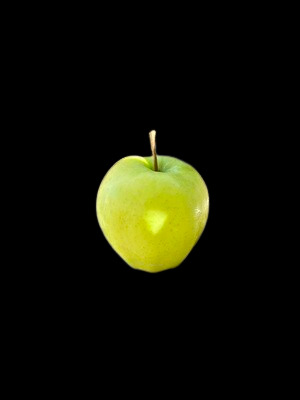
#> input picture images/apple2.jpg, 300 x 400 px
$ jupyter execute --allow-errors image.ipynb
#> lines starting #> are read from the running program, lines starting #| are printed output that depends on the picture; after the words box and inside, x2 and y2 are one past the last pixel; in counts of white or black regions, pixels touching at a corner belong together
[cell 1]
import cv2 as cv
import numpy as np
from matplotlib import pyplot as plt
import math
# from bresenham import bresenham
import pybresenham as bresenham

# [4 lines of commented-out code are left out]

[cell 2]
#remove bg first externally as grabCut removes channel data
img0 = cv.imread('images/apple2.jpg')
#> img0 is the input picture: shape (400, 300, 3); mean B, G, R 5, 17.8, 17
RGB_img = cv.cvtColor(img0, cv.COLOR_BGR2RGB)
#gray = cv.cvtColor(img0, cv.COLOR_BGR2GRAY)

#Grayscale
gray = RGB_img.copy()

for y in range(len(gray)):
    for x in range(len(gray[y])):
        #print(gray[x][y][0], gray[x][y])
        r = gray[y][x][0]
        g = gray[y][x][1]
        b = gray[y][x][2]
        #print(r,g,b)
        # gr = (r + g + b) / 3; // simple
        gr = r * 0.299 + g * 0.587 + b * 0.0114 #LUMA ratios

        gray[y][x][0] = gray[y][x][1] = gray[y][x][2] = gr
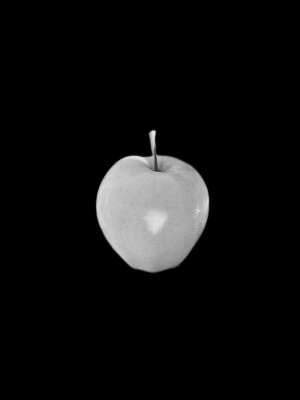
#> gray: shape (400, 300, 3); min 0, max 228, mean 15.6

print(gray.shape)
#| (400, 300, 3)
print(gray[156][143])
#| [31 31 31]

plt.subplot(121),plt.imshow(RGB_img)
plt.title('Original Image'), plt.xticks([]), plt.yticks([])

plt.subplot(122),plt.imshow(gray)
plt.title('Gray Image'), plt.xticks([]), plt.yticks([])

plt.show()
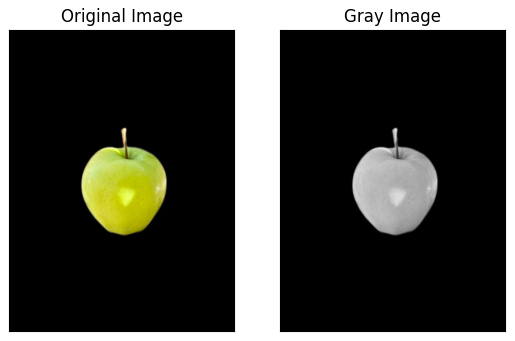
#> figure drawn by matplotlib, 2 panels

[cell 3]
# [14 lines of commented-out code are left out]

[cell 4]
# [35 lines of commented-out code are left out]

[cell 5]
# [12 lines of commented-out code are left out]

[cell 6]
# [7 lines of commented-out code are left out]

[cell 7]
# [15 lines of commented-out code are left out]

edges = cv.Canny(gray,300,400)
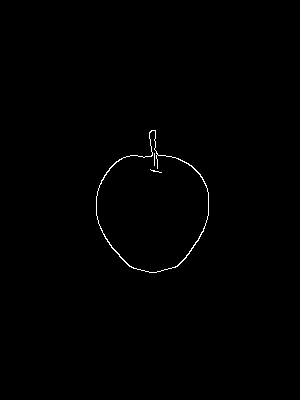
#> edges: shape (400, 300); 0.43% white in thin lines or dots, all inside (x1, y1, x2, y2) = (96, 130, 209, 273)


# #Edge detection
# import math
# edges = gray.copy()

# #horizontal edge detection / vertical lines
# matrixY = [
#     [1, 2, 1],
#     [0, 0, 0],
#     [1, 2, 1]
# ]
# #vertical edge detection / horizontal lines
# matrixX = [
#     [1, 0, 1],
#     [2, 0, 2],
#     [1, 0, 1]
# ]

# def convolution(y, x, matrix, img):
#     totalRed = 0;
#     totalGreen = 0;
#     totalBlue = 0;
#     offset = math.floor((len(matrix) / 2));

#     #convolution matrix loop
#     for i in range(len(matrix)):
#         for j in range(len(matrix[i])):
#             #Get pixel loc within convolution matrix
#             yloc = y + i - offset
#             xloc = x + j - offset

#             #index = (yloc + img.width * xloc) * 4;
#             #ensure we don't address a pixel that doesn't exist
#             # cY = min(yloc, max(0, len(img) - 1));
#             # cX = min(xloc, max(0, len(img) - 1));

#             #multiply all values with the mask and sum up
#             totalRed += edges[yloc-1][xloc-1][0] * matrix[i][j]
#             # totalGreen += img[yloc-1][xloc-1][1] * matrix[i][j]
#             # totalBlue += img[yloc-1][xloc-1][2] * matrix[i][j]

#     #return the new color as an array
#     return [totalRed]

# for y in range(len(edges)):
#   for x in range(len(edges[y])):
#       #print(convolution(y,x,matrixX, edges))

#       cX = convolution(y, x, matrixY, edges)
#       cY = convolution(y, x, matrixX, edges)

#       # cX = map(abs(cX[0]), 0, 1020, 0, 255)
#       # cY = map(abs(cY[0]), 0, 1020, 0, 255)
#       combo = cX[0] + cY[0];

#       #print(cX[0], cY[0], combo)

#       edges[y][x][0] = combo;
#       edges[y][x][1] = combo;
#       edges[y][x][2] = combo;

        #print(edges[y][x])


plt.subplot(121),plt.imshow(gray)
plt.title('Original Image'), plt.xticks([]), plt.yticks([])

#plt.subplot(122),plt.imshow(edges,cmap = 'gray')
plt.subplot(122),plt.imshow(edges)
plt.title('Edge Image'), plt.xticks([]), plt.yticks([])

plt.show()
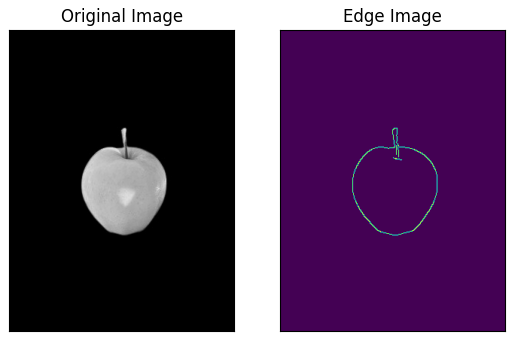
#> figure drawn by matplotlib, 2 panels
cv.imwrite('edgesImg.jpg', edges)
#> Out = True

[cell 8]
arr = []

for y in range(len(edges)):
    for x in range(len(edges[y])):
        if edges[y][x] == 255:
            #display white values
            #print(y,x, edges[x][y])

            arr.append((y,x)) #row - y, col - x
#> after the loop, arr = 521 pairs, first value 130 to 272, second value 96 to 208
# print(arr)

[cell 9]
#show what principle will the vertices creation follow
dotImg = np.zeros((400, 300, 3), dtype = np.uint8)

outVerts = []

#even only
poly = 20

for i in arr[::poly]: #start ind:end ind:step, resolution=10
    cv.circle(dotImg, (i[1],i[0]), 2, (255, 0, 0)) #do the same for vertices (initially 2d)
    outVerts.append((i[1], i[0]))
#> this loop made 27 passes
#> i on passes 1 to 12: (130, 151), (137, 155), (147, 155), (155, 132), (156, 128), (156, 170), (159, 119), (161, 182), (164, 157), (168, 109), (171, 154), (174, 200)
#> after the loop, outVerts = 27 pairs, first value 96 to 203, second value 130 to 272

plt.subplot(121),plt.imshow(edges,cmap = 'gray')
plt.title('Edge Image'), plt.xticks([]), plt.yticks([])

plt.subplot(122),plt.imshow(dotImg)
plt.title('Dot Image'), plt.xticks([]), plt.yticks([])

# print(outVerts)

[cell 10]
#dist creation (problem with arr2, erases some important vals, fix?)
# dist = 0

# #couple opposite vertices together based on the same y value
arr2 = []

for i in range(len(arr))[::poly]:
    for j in range(len(arr)):
        if (arr[i][0] == arr[j][0]):
            if (arr[i] != arr[j]):
                arr2.append(arr[i])
                arr2.append(arr[j])
                break
#> this loop made 27 passes
#> i on passes 2 to 13: 20, 40, 60, 80, 100, 120, 140, 160, 180, 200, 220, 240
#> after the loop, arr2 = 54 pairs, first value 130 to 272, second value 96 to 208

# [6 lines of commented-out code are left out]

[cell 11]
#find distance between opposite vertices
distArr = []

for i in range(len(arr2)):
    n = i+1
    if (i == 0):
        dist = arr2[i][1] - arr2[n][1]
        distArr.append(abs(dist))
    else:
        if (len(arr2) % 2 != 0):
            if (n % 2 == 0 and n != len(arr2)-1):
                dist = arr2[n][1] - arr2[n+1][1]
                distArr.append(abs(dist))
        else:
            if (n % 2 == 0 and n != len(arr2)):
                dist = arr2[n][1] - arr2[n+1][1]
                distArr.append(abs(dist))
#> this loop made 54 passes
#> dist on passes 1, 2, 4, 6, 8, 10, 12, 14, 16, 18, 20, 22: -1, 6, 4, 2, 2, 44, -1, 66, 44, -1, 47, 95
#> after the loop, distArr = 27 values, max 112 at index 14, min 1 at index 0, mean 51.85
print('distArr: ', distArr)
#| distArr:  [1, 6, 4, 2, 2, 44, 1, 66, 44, 1, 47, 95, 102, 109, 112, 112, 110, 103, 96, 90, 82, 1, 64, 54, 43, 2, 7]
print(len(distArr))
#| 27

[cell 12]
#find coords of lines connecting opposite verteces (apply Bresenham algorithm)
lineImg = dotImg.copy()
arr3 = []
#> (the rest of this cell did not finish here and is left out)

[cell 13]
# print(len(arr3))
# print(arr3)
# print(len(distArr))

#creating depth by adding z coordinate
for i in range(len(arr3)):
    firstHalf = math.ceil(len(arr3[i])/2)
    secondHalf = len(arr3[i])-firstHalf
    # print(firstHalf, secondHalf)
    # print("Len :", len(arr3[i]), firstHalf, distArr[i])
    for j in range(len(arr3[i]))[:firstHalf:]:
        # print("First half: ")
        # print(arr3[i][j])
        arr3[i][j] += (j + len(arr3[i])/distArr[i],)
        # print(arr3[i][j])

    for j in range(len(arr3[i]))[firstHalf::]:
        # print("Second half: ")
        temp = (j-secondHalf)*2
        # print(temp)
        arr3[i][j] += (j + len(arr3[i])/distArr[i] - temp,)
#> after the loop, arr3 = []
        # print(arr3[i][j])

# print(len(arr3[i])/distArr[1])
# print(arr3)

[cell 14]
#create a mirror, backside of the object

[cell 15]
fullDotImg = np.zeros((400, 300, 3), dtype = np.uint8)

#blender code
verts = []

for i in range(len(arr3)):
    for j in range(len(arr3[i])-1)[1::poly]:
        verts.append([arr3[i][j][0], arr3[i][j][1], arr3[i][j][2]])
        #cv.circle(dotImg, (arr[i][1],arr[i][0]), 5, (255, 255, 255))
        cv.circle(fullDotImg, (arr3[i][j][0],arr3[i][j][1]), 1, (255, 0, 0)) #do the same for vertices (initially 2d)
#> this loop made 0 passes
#> fullDotImg: shape (400, 300, 3); every value is 0
#> after the loop, verts = []

plt.subplot(121),plt.imshow(dotImg)
plt.title('Dot Image'), plt.xticks([]), plt.yticks([])

plt.subplot(122),plt.imshow(fullDotImg)
plt.title('Full Dot Image'), plt.xticks([]), plt.yticks([])

# print(verts)
# print(len(verts))

[cell 16]
# couple opposite vertices together based on the same y value
# preparing array for edge creation
arr4 = []
temp = []
temp1 = []

#add the last singles
for i in range(len(verts)):
    for j in range(len(verts)):
        if (verts[i][1] == verts[j][1]):
            v = verts[i]
            # print(v, verts[j])
            if (verts[i] == verts[j]):
                # print("V1: ", v)
                temp1.append(v)
            if (verts[i] != verts[j]):
                # print("I: ", verts[i])
                if (len(temp1) > 0):
                    temp1.pop()
                    # print("Temp1: ", temp1)
                    for t in range(len(temp1)):
                        arr4.append(list([temp1[t]]))
                    temp1 = []
                if(verts[i][1] == verts[j][1]):
                    lastV = verts[i+1][1]
                    temp.append(verts[i])
                    if(len(temp) > 1 and verts[i][1] != verts[i-1][1] or verts[i][1] != lastV):
                        arr4.append(temp)
                        temp = []
                    break
#> after the loop, arr4 = []; temp = []; temp1 = []

# print('Arr4: ', arr4)
# print('Len: ', len(arr4))

[cell 17]
# needs to be sorted, show in the report what happens when not sorted
for i in range(len(arr4)):
    for j in range(len(arr4[i])):
        arr4[i].sort()
# print(arr4)

[cell 18]
# work with grayscale pixel data for z coord
from numpy import interp
for i in range(len(arr4)):
    for j in range(len(arr4[i])):
        x = arr4[i][j][0]
        y = arr4[i][j][1]
        z = arr4[i][j][2]
        gr = gray[y][x][0]
        # print(x, y, z, gr)

        if (gr < 127):
            z = interp(gray[y][x][0],[0,255],[z,z-(gray[y][x][0])/100])
            arr4[i][j][2] = float(z)
        else:
            z = interp(gray[y][x][0],[0,255],[z,z+(gray[y][x][0])/100])
            arr4[i][j][2] = float(z)
        # print(x, y, arr4[i][j][2])

# print(arr4)

[cell 19]
#blender ready verts arr
verts2 = []

for i in range(len(arr4)):
    for j in range(len(arr4[i])):
        verts2.append(arr4[i][j])
#> after the loop, verts2 = []
# print(verts2)
# print(len(verts2))

[cell 20]
# smth = [
#  [{"id"=0, "data"=[154, 137, 2.166666666666667]}],
#  [{"id"=1, "data"=[154, 147, 2.25]}],
#  [{"id"=2, "data"=[131, 155, 2.5]}],

#  [{"id"=3, "data"=[127, 156, 2.5]},
#   {"id"=4, "data"=[129, 156, 4.022727272727273]},
#   {"id"=5, "data"=[149, 156, 22.022727272727273]},
#   {"id"=6, "data"=[169, 156, 2.0227272727272725]}
#  ]

# ]

arr5 = arr4
#> arr5 = []
count = -1

for i in range(len(arr4)):
    for j in range(len(arr4[i])):
        count +=1
        arr5[i][j] = {"id": count, "data": arr4[i][j], "fitness_val": 0}
#> after the loop, count = -1
# print(arr5)

[cell 21]
# [7 lines of commented-out code are left out]

[cell 22]
#working copy
edgeImg = fullDotImg.copy()

#add to edges array
edges = []
#edges = [[0, 1], [1, 2]]

for i in range(len(arr5)):
    # print(len(arr5[i]), arr5[i])
    for j in range(len(arr5[i])):
        if(len(arr5[i]) < 2):
            # print(arr5[i][j]['data'][0], arr5[i][j]['data'][1])
            #cv.line(edgeImg, (arr5[i][j]['data'][0], arr5[i][j]['data'][1]), (arr5[i+1][j]['data'][0], arr5[i+1][j]['data'][1]), (255, 255, 255), 1)
            # print(arr5[i][j]['id'])
            edges.append([arr5[i][j]['id'], arr5[i+1][j]['id']])
        else:
            #when next array is larger than the current array
            # print(arr5[i])
            if (i != len(arr5)-1):
                if (len(arr5[i]) != len(arr5[i+1])):
                    #when j is not the last index
                    if (j != len(arr5[i])-1):
                        cv.line(edgeImg, (arr5[i][j]['data'][0], arr5[i][j]['data'][1]), (arr5[i][j+1]['data'][0], arr5[i][j+1]['data'][1]), (255, 255, 255), 1)
                        edges.append([arr5[i][j]['id'], arr5[i][j+1]['id']])

                        if (i != len(arr5)-1):
                            tempDist = []

                            if(j == 0):
                                count = 0
                            else:
                                count = ind

                            for c in range(len(arr5[i+1]))[count::]:
                                x = pow(abs(arr5[i][j]['data'][0] - arr5[i+1][c]['data'][0]), 2)
                                y = pow(abs(arr5[i][j]['data'][1] - arr5[i+1][c]['data'][1]), 2)
                                dist = round(math.sqrt(x + y), 2)

                                cv.line(edgeImg, (arr5[i][j]['data'][0], arr5[i][j]['data'][1]), (arr5[i+1][c]['data'][0], arr5[i+1][c]['data'][1]), (255, 255, 255), 1)
                                edges.append([arr5[i][j]['id'], arr5[i+1][c]['id']])
                                tempDist.append(dist)
                                # print(arr5[i][j]['id'], arr5[i+1][c]['id'], tempDist)

                                if (len(tempDist) > 0 and dist > tempDist[0]):
                                    edges.pop()
                                    ind = c-1
                                    break
                    # when j is the last index
                    else:
                        if(i != len(arr5)-1):
                            for c in range(len(arr5[i+1]))[ind::]:
                                cv.line(edgeImg, (arr5[i][j]['data'][0], arr5[i][j]['data'][1]), (arr5[i+1][len(arr5[i+1])-1]['data'][0], arr5[i+1][len(arr5[i+1])-1]['data'][1]), (255, 255, 255), 1)
                                edges.append([arr5[i][j]['id'], arr5[i+1][c]['id']])
                #when arrays are equal
                else:
                    if (j != len(arr5[i])-1):
                        cv.line(edgeImg, (arr5[i][j]['data'][0], arr5[i][j]['data'][1]), (arr5[i][j+1]['data'][0], arr5[i][j+1]['data'][1]), (255, 255, 255), 1)
                        edges.append([arr5[i][j]['id'], arr5[i][j+1]['id']])
                        if (i != len(arr5)-1):
                            cv.line(edgeImg, (arr5[i][j]['data'][0], arr5[i][j]['data'][1]), (arr5[i+1][j]['data'][0], arr5[i+1][j]['data'][1]), (255, 255, 255), 1)
                            edges.append([arr5[i][j]['id'], arr5[i+1][j]['id']])
                    else:
                        if(i != len(arr5)-1):
                            cv.line(edgeImg, (arr5[i][j]['data'][0], arr5[i][j]['data'][1]), (arr5[i+1][len(arr5[i+1])-1]['data'][0], arr5[i+1][len(arr5[i+1])-1]['data'][1]), (255, 255, 255), 1)
                            edges.append([arr5[i][j]['id'], arr5[i+1][len(arr5[i+1])-1]['id']])
#> after the loop, edges = []


print(edges)
print(len(edges))
#| 0

plt.subplot(121),plt.imshow(fullDotImg)
plt.title('Full Dot Image'), plt.xticks([]), plt.yticks([])
plt.subplot(122),plt.imshow(edgeImg)
plt.title('Edge Image'), plt.xticks([]), plt.yticks([])

[cell 23]
#testing faces

#edit mode -> select the whole obj -> F

# [[0, 1], [1, 2], [2, 3], [3, 4], [4, 5], [5, 6], [5, 9], [5, 10], [5, 11],
# [6, 7], [6, 11], [6, 12], [6, 13], [7, 8], [7, 13], [7, 14], [7, 15], [8, 15], [8, 16], [8, 17],
#[9, 10], [9, 18], [10, 11], [10, 18], [11, 12], [11, 18], [12, 13], [12, 18], [12, 19],
#[13, 14], [13, 19], [14, 15], [14, 19], [14, 20], [15, 16], [15, 20], [16, 17], [16, 20], [16, 21], [17, 21], [17, 22],

faces = []
y = -1
arr = []

for i in range(len(edges))[:56:]:
    y1 = y
    # print('y1 ', y)

    if(edges[i][0] == edges[i+1][0] or edges[i][0] == edges[i-1][0]):
        y = edges[i][0]
        # print(y)

        y2 = y
        # print('y2 ',y)

        if(y1 != y2):
            arr = []
            temp = edges[i]
            print('temp ', temp)


        if (edges[i] != temp):
            arr.append(edges[i])
            # print('edge ', arr)


        if (len(arr) != 0):
            for j in range(len(arr)-1):
                # print('arr ', arr, len(arr))
                faces.append([arr[j][0], arr[j][1], arr[j+1][1]])
                if(len(faces) % 3 == 0):
                    faces.pop(-2)
                    faces.insert(-2, [temp[0], temp[1], arr[len(arr)-1][1]])
#> after the loop, faces = []
                    # print(faces)


print(faces)

[cell 24]
#create proper edges (original)
edgeImg = fullDotImg.copy()

#add to edges array
edges = []
#edges = [[0, 1], [1, 2]]

for i in range(len(arr5))[:6:]:
    # print(len(arr5[i]), arr5[i])
    for j in range(len(arr5[i])):
        if(len(arr5[i]) < 2):
            # print(arr5[i][j]['data'][0], arr5[i][j]['data'][1])
            cv.line(edgeImg, (arr5[i][j]['data'][0], arr5[i][j]['data'][1]), (arr5[i+1][j]['data'][0], arr5[i+1][j]['data'][1]), (255, 255, 255), 1)
            # print(arr5[i][j]['id'])
            edges.append([arr5[i][j]['id'], arr5[i+1][j]['id']])
        else:
            # print(arr4[i][j], arr4[i+1][j])
            if (j != len(arr5[i])-1):
                cv.line(edgeImg, (arr5[i][j]['data'][0], arr5[i][j]['data'][1]), (arr5[i][j+1]['data'][0], arr5[i][j+1]['data'][1]), (255, 255, 255), 1)
                edges.append([arr5[i][j]['id'], arr5[i][j+1]['id']])
                if (i != len(arr5)-1):
                    cv.line(edgeImg, (arr5[i][j]['data'][0], arr5[i][j]['data'][1]), (arr5[i+1][j]['data'][0], arr5[i+1][j]['data'][1]), (255, 255, 255), 1)
                    edges.append([arr5[i][j]['id'], arr5[i+1][j]['id']])
            else:
                if(i != len(arr5)-1):
                    cv.line(edgeImg, (arr5[i][j]['data'][0], arr5[i][j]['data'][1]), (arr5[i+1][len(arr5[i+1])-1]['data'][0], arr5[i+1][len(arr5[i+1])-1]['data'][1]), (255, 255, 255), 1)
                    edges.append([arr5[i][j]['id'], arr5[i+1][len(arr5[i+1])-1]['id']])
print(edges)
print(len(edges))
#| 0

plt.subplot(121),plt.imshow(fullDotImg)
plt.title('Full Dot Image'), plt.xticks([]), plt.yticks([])
plt.subplot(122),plt.imshow(edgeImg)
plt.title('Edge Image'), plt.xticks([]), plt.yticks([])

[cell 25]
#create proper edges
edgeImg = fullDotImg.copy()

#add to edges array
edges = []
#edges = [[0, 1], [1, 2]]

for i in range(len(arr4)):
    # print(len(arr4[i]), arr4[i])
    for j in range(len(arr4[i])):
        # print(arr4[i][j])
        if(len(arr4[i]) < 2):
            cv.line(edgeImg, (arr4[i][j][0], arr4[i][j][1]), (arr4[i+1][j][0], arr4[i+1][j][1]), (255, 255, 255), 1)
        else:
            # print(arr4[i][j], arr4[i+1][j])
            if (j != len(arr4[i])-1):
                cv.line(edgeImg, (arr4[i][j][0], arr4[i][j][1]), (arr4[i][j+1][0], arr4[i][j+1][1]), (255, 255, 255), 1)
                if (i != len(arr4)-1):
                    cv.line(edgeImg, (arr4[i][j][0], arr4[i][j][1]), (arr4[i+1][j][0], arr4[i+1][j][1]), (255, 255, 255), 1)
            else:
                if(i != len(arr4)-1):
                    cv.line(edgeImg, (arr4[i][j][0], arr4[i][j][1]), (arr4[i+1][len(arr4[i+1])-1][0], arr4[i+1][len(arr4[i+1])-1][1]), (255, 255, 255), 1)

plt.subplot(121),plt.imshow(fullDotImg)
plt.title('Full Dot Image'), plt.xticks([]), plt.yticks([])
plt.subplot(122),plt.imshow(edgeImg)
plt.title('Edge Image'), plt.xticks([]), plt.yticks([])

[cell 26]
for i in range(len(verts)-1):
    if (abs(verts[i][0] - verts[i+1][0]) < 30):
        edges.append([i,i+1])

print(edges)
print(len(edges))
#| 0

[cell 27]
for i in range(len(edges)):
    edges.append([i,i+12]) #use this if unsolvable

print(edges)
print(len(edges))
#| 0

[cell 28]
#test JSONlink
links = []
for i in range(len(edges))[:4:]:
    for j in range(len(edges[i])):
        if (j == 0):
            continue
        print (i, 'Name: ', edges[i][j])
        print (i, 'Parent: ', edges[i][j-1])
['A', 'B1', 'C2', 'D3', 'C4', 'D5']
[0, 10, 21, 32, 43]

[cell 29]
links = []
for i in range(len(verts))[:4:]:
    if (i == 0):
        print (i, 'Name: ', verts[i])
        print (i, 'Parent: None')
    else:
        print (i, 'Name: ', verts[i])
        print (i, 'Parent: ', verts[i-1], i-1)

#[152, 131, 0.0], [154, 137, 0.0], [154, 147, 0.0], [131, 155, 0.0]

#[152, 131, 0.0] None
#> (the rest of this cell did not finish here and is left out)

$ run again, with images/apple3.jpg copied over images/apple2.jpg
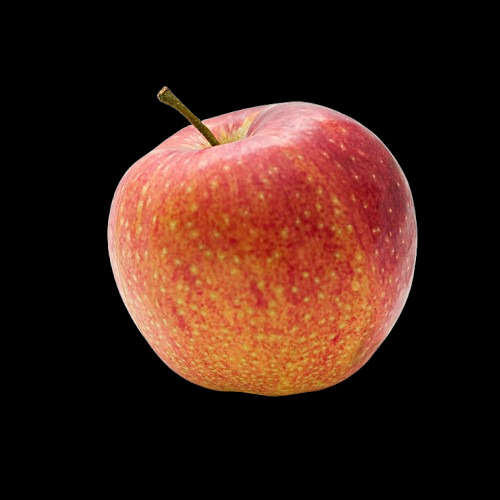
#> input picture images/apple3.jpg, 500 x 500 px
#> img0 is the input picture: shape (500, 500, 3); mean B, G, R 21.6, 30.5, 58.6
#| (500, 500, 3)
#| [127 127 127]
#> `edges = cv.Canny(gray,300,400)`:
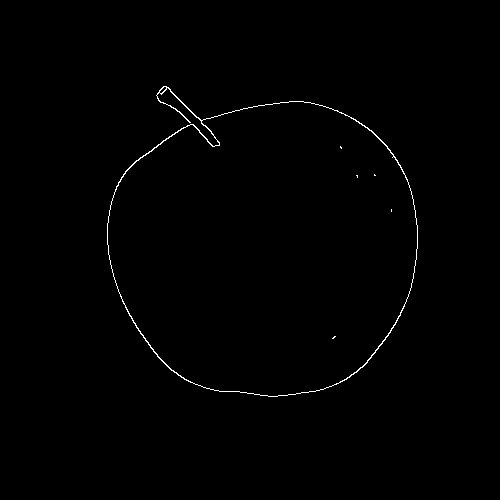
#> edges: shape (500, 500); 0.54% white in thin lines or dots, all inside (x1, y1, x2, y2) = (107, 86, 418, 397)
#> Out = True
#> after the loop `for y in range(len(edges)):`: arr = 1357 pairs, first value 86 to 396, second value 107 to 417
#> the loop `for i in arr[::poly]:` made 68 passes
#> i on passes 1 to 8: (86, 163), (90, 159), (93, 162), (99, 158), (101, 298), (102, 288), (103, 311), (105, 168)
#> after the loop `for i in arr[::poly]:`:
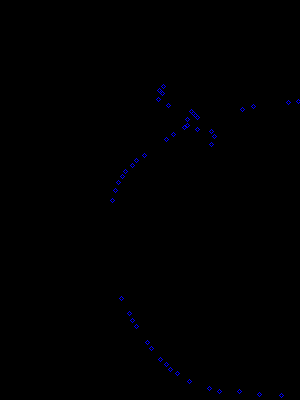
#> dotImg: shape (400, 300, 3); mean of channels 0, 1, 2 0.8, 0, 0; drawn as B, G, R
#> after the loop `for i in arr[::poly]:`: outVerts = 68 pairs, first value 112 to 417, second value 86 to 395
#> the loop `for i in range(len(arr))[::poly]:` made 68 passes
#> i on passes 2 to 9: 20, 40, 60, 80, 100, 120, 140, 160
#> after the loop `for i in range(len(arr))[::poly]:`: arr2 = 136 pairs, first value 86 to 395, second value 107 to 417
#> the loop `for i in range(len(arr2)):` made 136 passes
#> dist on passes 1, 2, 4, 6, 8, 10, 12, 14: -1, -1, 5, -20, 139, 128, 148, -1
#> after the loop `for i in range(len(arr2)):`: distArr = 68 values, max 310 at index 38, min 1 at index 0, mean 103.3
#> (printed output is left out)
#| 68
#> after the loop `for i in range(len(arr3)):`: arr3 = []
#> after the loop `for i in range(len(arr4)):`: count = -1
#> after the loop `for i in range(len(arr5)):`: edges = []
#| 0
#| 0
#| 0
#| 0
